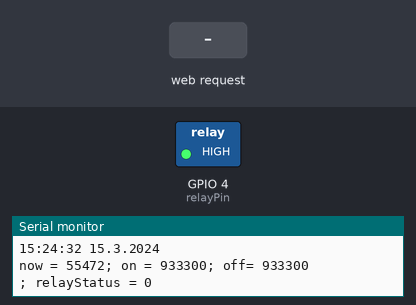
This sketch was run on a simulated ESP8266 (NodeMCU). Shown: switched loads named in the sketch (green lamp = pin HIGH), the last lines printed to the serial monitor. The test bench sets the inputs (shaded band). WiFi joins after 1.5 s; servers stay silent unless stated; EEPROM starts erased.

Above: at 3.0 s.
3.1 s: HTTP request GET /?hourON=1 received
At 4.7 s:
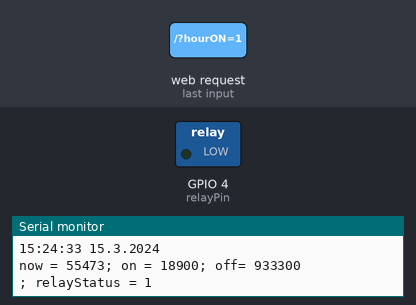
Timing chart, 0 to 6.2 s (numbered marks = the images above; inputs shaded):
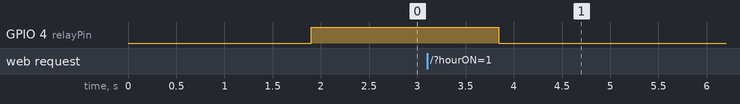

Measured:
- after the input at 3.1 s, GPIO 4 (relayPin): HIGH → LOW after 0.74 s

The sketch:

wifiSwitchWeb.ino
```cpp
/*
 *
 */
#include <EEPROM.h>
#include <TimeLib.h>
#include <ESP8266WiFi.h>
#include <WiFiUdp.h>
#include <WiFiClient.h>
#include <ESP8266WebServer.h>
#include <WiFiManager.h>
#include <DNSServer.h>

ESP8266WebServer server ( 80 );


//define section
#define DEBUG //uncomment if you want  debug


// NTP Servers:
static const char ntpServerName[] = "us.pool.ntp.org";
//static const char ntpServerName[] = "time.nist.gov";
//static const char ntpServerName[] = "time-a.timefreq.bldrdoc.gov";
//static const char ntpServerName[] = "time-b.timefreq.bldrdoc.gov";
//static const char ntpServerName[] = "time-c.timefreq.bldrdoc.gov";


const int timeZone = 5;     //ufa


WiFiUDP Udp;
unsigned int localPort = 8888;  // local port to listen for UDP packets

time_t prevDisplay = 0; // when the digital clock was displayed
time_t getNtpTime();
void digitalClockDisplay();
void printDigits(int digits);
void sendNTPpacket(IPAddress &address);


int hourON = 19;
int minuteON = 00;
int hourOFF = 23;
int minuteOFF = 00;


int relayPin = 4;
bool relayStatus;
bool saveUptime = false;
void setup()
{
#ifdef DEBUG
  Serial.begin(9600);
  delay(250);
  Serial.println("TimeNTP Example");
  Serial.print("Connecting to ");
  #endif
  ///////////////////////////////////WIFI MANAGER/////////////////////
   WiFiManager wifiManager;
   wifiManager.autoConnect();
   server.close();
 //////////////////////////////////WIFI////////////////////////////

  Udp.begin(localPort);
  #ifdef DEBUG
  Serial.print("Local port: ");
  Serial.println(Udp.localPort());
  Serial.println("waiting for sync");
  #endif
  ///////////////////////////////////WEB SREVER////////////////////////

	server.on ( "/", handleRoot );
	//server.on ( "/test.svg", drawGraph );
	server.on ( "/inline", []()
	{
		server.send ( 200, "text/plain", "this works as well" );
	} );
	server.onNotFound ( handleNotFound );
	server.begin();
	#ifdef DEBUG
	Serial.println ( "HTTP server started" );
	#endif

	//////////////////////////////////TIME////////////////////////////
  setSyncProvider(getNtpTime);
  setSyncInterval(300);


  pinMode(relayPin, OUTPUT);


  //////////////////////////////////eeprom////////////////////////
  EEPROM.begin(512);
  eepromRead();
}


void loop()
{
   //////////////////////////////////save uptime///////////////////////
if ((now() > 1480896000) && !saveUptime)
{
	EEPROM_ulong_write(5,now());
	saveUptime = true;
}

  server.handleClient();
  if (timeStatus() != timeNotSet)
  {
    if (now() != prevDisplay)
	{ //update the display only if time has changed
		prevDisplay = now();
		#ifdef DEBUG
		digitalClockDisplay();
		#endif
		relayStatus = relayStatusCheck();
		if (relayStatus)
		{
			digitalWrite (relayPin,LOW);
		}
		if (!relayStatus)
		{
			digitalWrite (relayPin,HIGH);
		}
	}
  }
/////////////////////////////////args check///////////////
checkWebArgs();

}

void checkWebArgs()
{


String  stemp;
long temp = 100;

if (!server.hasArg("hourON")) return;
	for (int i=0; i < 4; ++i)
	{
		stemp = server.arg(i);
		if (stemp != "") temp = stemp.toInt();
		else temp = 100;
		if ((i == 0) && (temp <= 24) && (temp >= 0)) hourON = temp;
		if ((i == 1) && (temp <= 60) && (temp >= 0)) minuteON = temp;
		if ((i == 2) && (temp <= 24) && (temp >= 0)) hourOFF = temp;
		if ((i == 3) && (temp <= 60) && (temp >= 0)) minuteOFF = temp;

	}
eepromWrite();
}

void eepromRead()
{
	hourON = EEPROM.read(0);
	minuteON = EEPROM.read(1);
	hourOFF = EEPROM.read(2);
	minuteOFF = EEPROM.read(3);
}

void eepromWrite()
{
	EEPROM.write(0, hourON);
	EEPROM.write(1, minuteON);
	EEPROM.write(2, hourOFF);
	EEPROM.write(3, minuteOFF);
	EEPROM.commit();
}

// чтение
unsigned long EEPROM_ulong_read(int addr) {
  byte raw[4];
  for(byte i = 0; i < 4; i++) raw[i] = EEPROM.read(addr+i);
  unsigned long &num = (unsigned long&)raw;
  return num;
}

// запись
void EEPROM_ulong_write(int addr, unsigned long num) {
  byte raw[4];
  (unsigned long&)raw = num;
  for(byte i = 0; i < 4; i++) EEPROM.write(addr+i, raw[i]);
}


bool relayStatusCheck()
{
	bool s;
	unsigned long todaySecs;
	unsigned long duration;
	long secON;
	long secOFF;
	secON = (hourON * 3600) + (minuteON * 60);
	secOFF = (hourOFF * 3600) + (minuteOFF * 60);
	todaySecs = now();
	todaySecs %= 86400; //узнаем сколько секунд прошло за день

	if (secOFF > secON)
	{
		if ((todaySecs >= secON) && (todaySecs < secOFF)) s = true; // если врем¤ больше включние¤ и меньше выключени¤ то ON
		else s = false;

	}
	if (secOFF < secON)
	{

		if ((todaySecs >= secOFF) && (todaySecs < secON)) s = false; // врем¤ больше выключени¤ и меньше включени¤ - OFF
		else s = true;
	}

	#ifdef DEBUG
	Serial.print(F("now = "));
	Serial.print(todaySecs);
	Serial.print(F("; on = "));
	Serial.print(secON);
	Serial.print(F("; off= "));
	Serial.println(secOFF);
	Serial.print(F("; relayStatus = "));
	Serial.println(s);
	#endif
	return s;
}


void digitalClockDisplay()
{
  // digital clock display of the time
  Serial.print(hour());
  printDigits(minute());
  printDigits(second());
  Serial.print(" ");
  Serial.print(day());
  Serial.print(".");
  Serial.print(month());
  Serial.print(".");
  Serial.print(year());
  Serial.println();
}

void printDigits(int digits)
{
  // utility for digital clock display: prints preceding colon and leading 0
  Serial.print(":");
  if (digits < 10)
    Serial.print('0');
  Serial.print(digits);
}

/*-------- NTP code ----------*/

const int NTP_PACKET_SIZE = 48; // NTP time is in the first 48 bytes of message
byte packetBuffer[NTP_PACKET_SIZE]; //buffer to hold incoming & outgoing packets

time_t getNtpTime()
{
  IPAddress ntpServerIP; // NTP server's ip address

  while (Udp.parsePacket() > 0) ; // discard any previously received packets
  // get a random server from the pool
  WiFi.hostByName(ntpServerName, ntpServerIP);
  #ifdef DEBUG
  Serial.println("Transmit NTP Request");
  Serial.print(ntpServerName);
  Serial.print(": ");
  Serial.println(ntpServerIP);
  #endif
  sendNTPpacket(ntpServerIP);
  uint32_t beginWait = millis();
  while (millis() - beginWait < 1500) {
    int size = Udp.parsePacket();
    if (size >= NTP_PACKET_SIZE) {
	#ifdef DEBUG
      Serial.println("Receive NTP Response");
    #endif
	  Udp.read(packetBuffer, NTP_PACKET_SIZE);  // read packet into the buffer
      unsigned long secsSince1900;
      // convert four bytes starting at location 40 to a long integer
      secsSince1900 =  (unsigned long)packetBuffer[40] << 24;
      secsSince1900 |= (unsigned long)packetBuffer[41] << 16;
      secsSince1900 |= (unsigned long)packetBuffer[42] << 8;
      secsSince1900 |= (unsigned long)packetBuffer[43];
      return secsSince1900 - 2208988800UL + timeZone * SECS_PER_HOUR;
    }
  }
  #ifdef DEBUG
  Serial.println("No NTP Response :-(");
  #endif
  return 0; // return 0 if unable to get the time
}

// send an NTP request to the time server at the given address
void sendNTPpacket(IPAddress &address)
{
  // set all bytes in the buffer to 0
  memset(packetBuffer, 0, NTP_PACKET_SIZE);
  // Initialize values needed to form NTP request
  // (see URL above for details on the packets)
  packetBuffer[0] = 0b11100011;   // LI, Version, Mode
  packetBuffer[1] = 0;     // Stratum, or type of clock
  packetBuffer[2] = 6;     // Polling Interval
  packetBuffer[3] = 0xEC;  // Peer Clock Precision
  // 8 bytes of zero for Root Delay & Root Dispersion
  packetBuffer[12] = 49;
  packetBuffer[13] = 0x4E;
  packetBuffer[14] = 49;
  packetBuffer[15] = 52;
  // all NTP fields have been given values, now
  // you can send a packet requesting a timestamp:
  Udp.beginPacket(address, 123); //NTP requests are to port 123
  Udp.write(packetBuffer, NTP_PACKET_SIZE);
  Udp.endPacket();
}


void handleRoot() {

	char temp[800];
	int sec = now() % 86400;
	int min = sec / 60;
	int hr = min / 60;
	unsigned long uptime = (int)(now() - EEPROM_ulong_read(5))/3600;


	snprintf ( temp, 800,

"<html>\
  <head>\
	<meta name='viewport' content='width=device-width, initial-scale=1, user-scalable=no' >\
    <title>ESP8266 Demo</title>\
    <style>\
      body { background-color: #cccccc; font-family: Arial, Helvetica, Sans-Serif; Color: #000088; }\
    </style>\
  </head>\
  <body>\
    <h1>Hello from ESP8266!</h1>\
    <p>Time: %02d:%02d:%02d // Uptime: %02d hours</p>\
	<p>Relay ON = %02d:%02d</p>\
    <p>Relay OFF = %02d:%02d</p>\
	<p>Relay Status = %02d</p>\
	<form> \
		<p> ON Time: <input type=text name=hourON size=2> : <input type=text name=minuteON size=2>  </p>\
		<p> OFF Time: <input type=text name=hourOFF size=2> : <input type=text name=minuteOFF size=2> </p>\
		<p><input type=submit value=Save></p> \
	</form>\
  </body>\
</html>",

		hr, min % 60, sec % 60, uptime, hourON, minuteON, hourOFF, minuteOFF, relayStatus
	);
	server.send ( 200, "text/html", temp );

}

void handleNotFound() {

	String message = "File Not Found\n\n";
	message += "URI: ";
	message += server.uri();
	message += "\nMethod: ";
	message += ( server.method() == HTTP_GET ) ? "GET" : "POST";
	message += "\nArguments: ";
	message += server.args();
	message += "\n";

	for ( uint8_t i = 0; i < server.args(); i++ ) {
		message += " " + server.argName ( i ) + ": " + server.arg ( i ) + "\n";
	}

	server.send ( 404, "text/plain", message );

}
```
